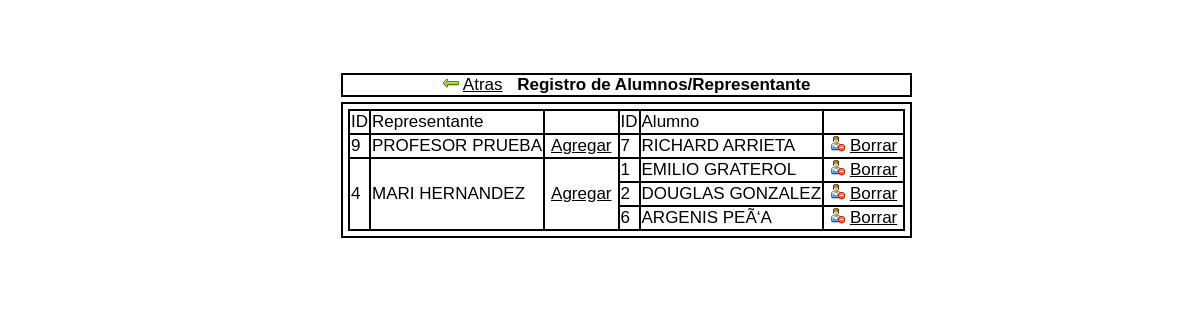
Page /php/a_r/alu_rep.php on the committed database.
### tables this page shows
CREATE TABLE IF NOT EXISTS `usuario_info` (
  `idusu` int(3) NOT NULL,
  `tipoid` varchar(1) NOT NULL,
  `numid` int(14) NOT NULL,
  `nomusu` varchar(50) NOT NULL,
  `apeusu` varchar(50) NOT NULL,
  `direcusu` varchar(50) NOT NULL,
  PRIMARY KEY (`tipoid`,`numid`),
  UNIQUE KEY `tipoid` (`tipoid`,`numid`),
  KEY `tipoid_2` (`tipoid`,`numid`)
);

CREATE TABLE IF NOT EXISTS `alu_rep` (
  `idrep` int(3) NOT NULL,
  `idalu` int(3) NOT NULL,
  PRIMARY KEY (`idrep`,`idalu`)
);

### php/a_r/alu_rep.php (the view, shortened to what this page needs)
<?php
	require_once("../php_default.php");
	$query="select * from usuario_info ui
				where exists(select 1 from usuario_rol ur
								where ui.idusu=ur.idusu
								and ur.rolusu='REP')";
   	$result=mysql_query($query, $link) or die(mysql_error());
?>
<!DOCTYPE HTML>
<html>
	<head>
		<link rel="stylesheet" type="text/css" href="../../css/css_default.css" media="screen"/>
		<link rel="stylesheet" type="text/css" href="../../css/css_alu_rep.css" media="screen"/>
	</head>
	<body>
		<div class="DivGeneral">
			<div class="DivTitulo">
				<a href="../ui/usuario_info.php" id="linkAtras">Atras</a>
				<strong>Registro de Alumnos/Representante</strong>
			</div>
			<div class="DivPanelData">
				<?php
					echo "<table border=1>";
					echo "<tr>";
					echo "<td>ID</td>";
					echo "<td>Representante</td>";
					echo "<td></td>";
					echo "<td>ID</td>";
					echo "<td>Alumno</td>";
					echo "<td></td>";
					echo "</tr>";
					while ($rowEmp = mysql_fetch_assoc($result)){
					 	$query="select * from alu_rep where idrep=".$rowEmp['idusu']." order by 2";
						$result2=mysql_query($query, $link) or die(mysql_error());
   						$totEmp2=mysql_num_rows($result2);
						echo "<tr>";
						echo "<td rowspan=".($totEmp2+1).">".$rowEmp['idusu']."</td>";
						echo "<td rowspan=".($totEmp2+1).">".$rowEmp['nomusu']." ".$rowEmp['apeusu']."</td>";
						echo "<td rowspan=".($totEmp2+1)."><a href='alu_rep_f_agrega.php?id_rep=$rowEmp[idusu]' id='LinkAgrega'>Agregar</a></td>";
						echo "</tr>";
						if ($totEmp2>0){
							while ($rowEmp2 = mysql_fetch_assoc($result2)){
								$query="select * from usuario_info where idusu=".$rowEmp2['idalu'];
								$result3=mysql_query($query, $link) or die(mysql_error());
								$row=mysql_fetch_row($result3);
								echo "<tr>";
								echo "<td>".$row[0]."</td>";
								echo "<td>".$row[3]." ".$row[4]."</td>";
								echo "<td>"."<a href='alu_rep_f_borra.php?id_rep=$rowEmp2[idrep]&id_alu=$rowEmp2[idalu]' id='LinkBorra'>Borrar</a></td>";
								echo "</tr>";
							}
						}
					}
					echo "</table>";
				?>
			</div>
		</div>
	</body>
</html>

### css/css_default.css (style rules this page uses)
* { font-family: Arial; font-size: 17px; margin: 5px 5px 5px 5px; }
body { -webkit-background-size: cover; -moz-background-size: cover; -o-background-size: cover; background-size: cover; }

### css/css_alu_rep.css (style rules this page uses)
.DivGeneral { width: auto; height: auto; position: absolute; text-align: center; left: 38%; top: 25%; margin: -11% 0px 0px -10%; }
.DivTitulo { border: 2px solid #000; height: auto; }
.DivPanelData { border: 2px solid #000; height: auto; text-align: left; }
a { color: #FFFFFF; }
#linkAtras,#linkAgrega { color: #000000; }
#linkAtras { background-image: url('../img/16x16/arrow_left.png'); background-repeat: no-repeat; padding: 0px 0px 0px 20px; }
table,th, td { border-collapse:collapse; border: 2px solid black; width: auto; }
.DivPanelData a { border: 0px solid #000000; color: #000000; }
.DivPanelData td #LinkBorra { background-image: url('../img/16x16/user_delete.png'); background-repeat: no-repeat; padding: 0px 0px 0px 20px; }

### rows in the picture
usuario_info: idusu "9", nomusu "PROFESOR", apeusu "PRUEBA"
alu_rep: usuario_info.idusu "7", usuario_info.nomusu "RICHARD", usuario_info.apeusu "ARRIETA"
usuario_info: idusu "4", nomusu "MARI", apeusu "HERNANDEZ"
alu_rep: usuario_info.idusu "1", usuario_info.nomusu "EMILIO", usuario_info.apeusu "GRATEROL"
alu_rep: usuario_info.idusu "2", usuario_info.nomusu "DOUGLAS", usuario_info.apeusu "GONZALEZ"
alu_rep: usuario_info.idusu "6", usuario_info.nomusu "ARGENIS", usuario_info.apeusu "PEÃ‘A"
